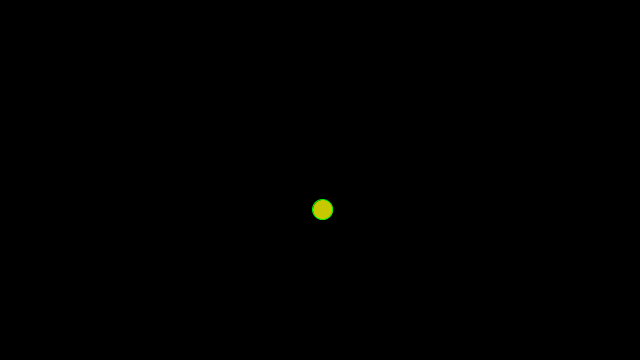
Frame 1 (no input)
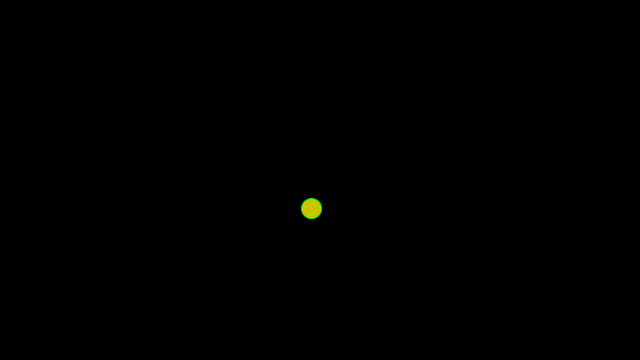
Frame 60 (the mouse pressed at the canvas centre just before this capture)
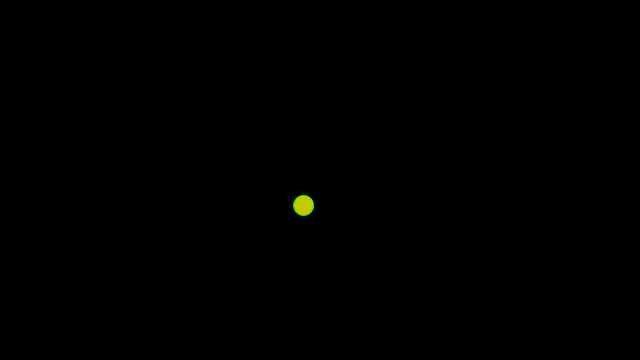
Frame 120 (the mouse held since frame 60 and released just before this capture)

The Processing sketch that drew these frames (run headless with seeded random() and noise(); from frame 60 on, the mouse is pressed at the canvas centre):

// Processing sketch: processing_150544
// ── processing_150544.pde

// Ejercicio1: Simular el movimiento circular (w vueltas/seg) 
// de una punto que gira a una distancia r del centro.

float x;
float r=30;
float dt=0.1;



void setup(){
  size(640,360);
  stroke(0,250,0);
  fill(0,250,0);
 
}

void draw(){
  background(0,0,0);
  fill(200,200,0);
  
  x = x + dt;
  translate(r*sin(x),r*cos(x));
  ellipse(width/2, height/2, 20, 20);
  
}

void keyPressed(){
 
  if(key == 'r'){
    r += 1;
  }
  if(key == 'e'){
    r -= 1;
  }
 
}
